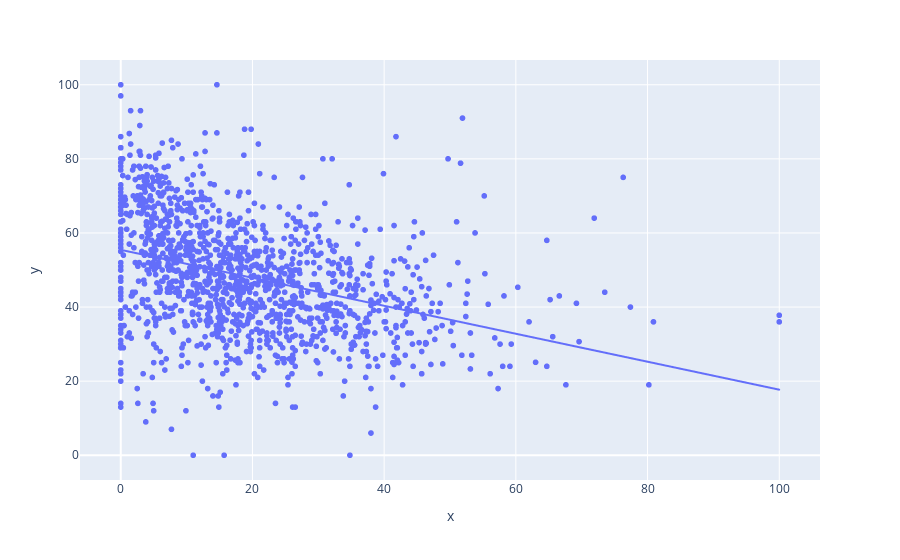

Notebook code cell kept with this figure:
### Code cell
px.scatter(x=data['percent_below_poverty_minors'], y=data['reading_mean'], trendline='ols')

### Figure 1 — Plotly figure (JSON) as saved in the notebook; plotly's stock layout.template omitted (floating-point values rounded to 4 significant figures; data arrays with more than 128 entries replaced by an {"elided": "..."} marker saying what was removed)
{"data": [{"hovertemplate": "x=%{x}<br>y=%{y}<extra></extra>", "legendgroup": "", "marker": {"color": "#636efa", "symbol": "circle"}, "mode": "markers", "name": "", "showlegend": false, "type": "scattergl", "x": {"elided": "1453 float values"}, "xaxis": "x", "y": {"elided": "1453 float values"}, "yaxis": "y"}, {"hovertemplate": "<b>OLS trendline</b><br>y = -0.377403 * x + 55.4389<br>R<sup>2</sup>=0.129662<br><br>x=%{x}<br>y=%{y} <b>(trend)</b><extra></extra>", "legendgroup": "", "marker": {"color": "#636efa", "symbol": "circle"}, "mode": "lines", "name": "", "showlegend": false, "type": "scattergl", "x": {"elided": "1387 float values"}, "xaxis": "x", "y": {"elided": "1387 float values"}, "yaxis": "y"}], "layout": {"legend": {"tracegroupgap": 0}, "margin": {"t": 60}, "xaxis": {"anchor": "y", "domain": [0, 1], "title": {"text": "x"}}, "yaxis": {"anchor": "x", "domain": [0, 1], "title": {"text": "y"}}}}
